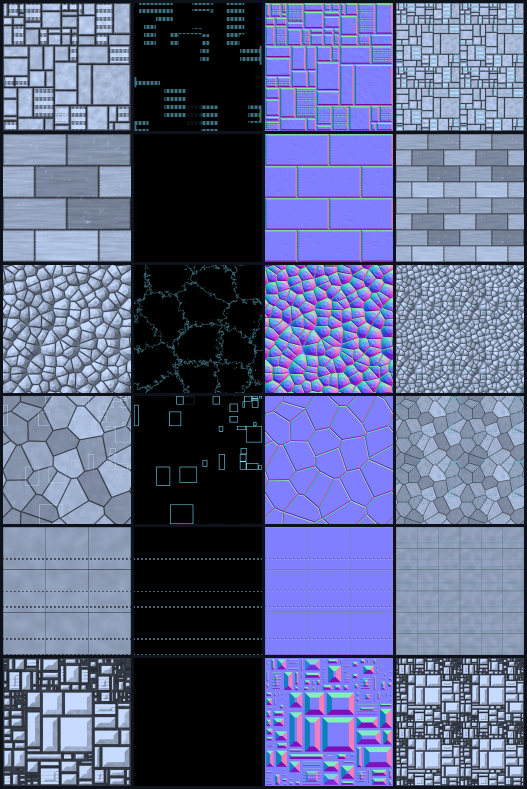
#> input picture docs/screenshots/materials/ships.png, 1054 x 1578 px, given in place of hull_technological_albedo.png, which was not available (shown at 1/2 size)
$ python postprocess.py
#> lines starting #> are read from the running program, lines starting #| are printed output that depends on the picture; pictures that were not available may be replaced by others from this repository, and a replacement may not be noted
#!/usr/bin/env python3
"""Pack Material Maker's renders of the hull graphs into the textures ShipKit maps onto ships.

For each graph `hull_<name>` in the raw folder (Material Maker's Godot 4 Standard export:
_albedo, _normal, _orm, and _emission when wired) it writes, at SIZE px:

  public/textures/ships/<name>.png    R shade: albedo luminance with the ambient occlusion and the
                                      relief baked in under a fixed key light from the upper left
                                      (ShipKit tints it with the design's colour; its mean is 0.7),
                                      G ambient occlusion, B emission mask, A roughness

Downsampling wraps (the maps tile), so the layer still tiles. It also writes the manifest
(public/textures/ships/manifest.json: sizes, bytes, sha256, the Material Maker revision) and the
contact sheet docs/screenshots/materials/ships.png. Look at the sheet before calling it done.

    python3 tools/materials/postprocess.py /tmp/mm-ships
"""
import hashlib
import json
import os
import sys

from PIL import Image

HERE = os.path.dirname(os.path.abspath(__file__))
ROOT = os.path.normpath(os.path.join(HERE, "..", ".."))
OUT = os.path.join(ROOT, "public", "textures", "ships")
SHEET = os.path.join(ROOT, "docs", "screenshots", "materials", "ships.png")
SIZE = 256
NAMES = ["technological", "utilitarian", "organic", "geometric", "classic", "industrial", "machinery"]


# [24 lines left out: functions wrapped_resize, bake_relief, not called in this run]


def luminance(im):
    return im.convert("RGB").convert("L")


def main(raw):
#> called with raw = '/tmp/mm-ships'
    os.makedirs(OUT, exist_ok=True)
    manifest = {"generator": "tools/materials/postprocess.py", "size": SIZE, "source": source_note(raw), "files": {}}
    tiles = []
    for name in NAMES:
        base = os.path.join(raw, f"hull_{name}")
        albedo = luminance(Image.open(base + "_albedo.png"))
#> in luminance, `return im.convert("RGB").convert("L")`:
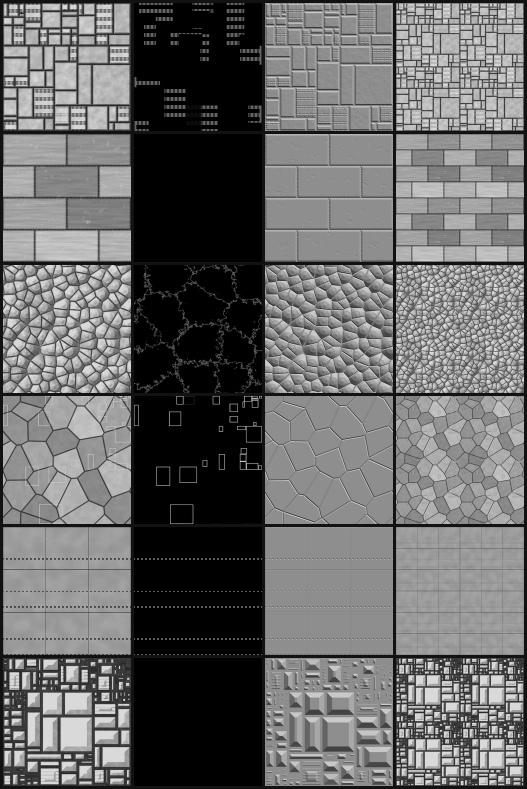
#> returned value: PIL image 1054x1578 L (shown at 1/2 size); min 0, max 229, mean 104.9
        orm = Image.open(base + "_orm.png").convert("RGB")
#> orm is the input picture: PIL image 1054x1578 RGB; mean R, G, B 95.2, 102.9, 140.2
        ao, rough, _metal = orm.split()
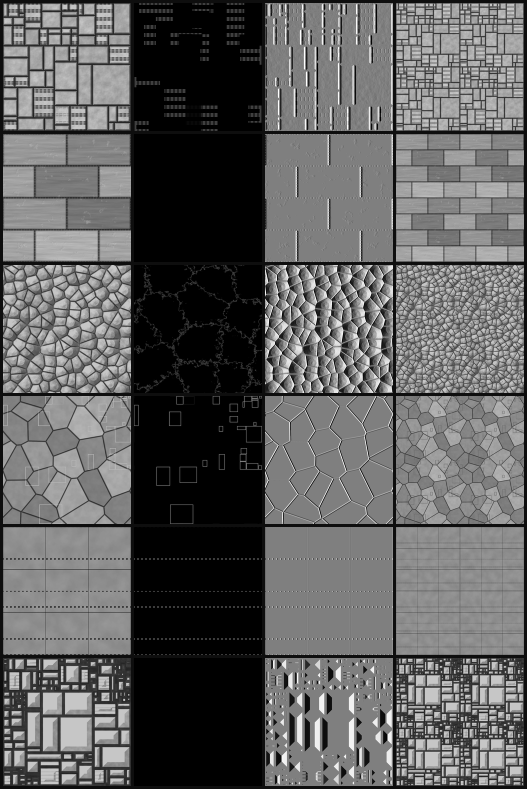
#> ao: PIL image 1054x1578 L (shown at 1/2 size); min 0, max 255, mean 95.2
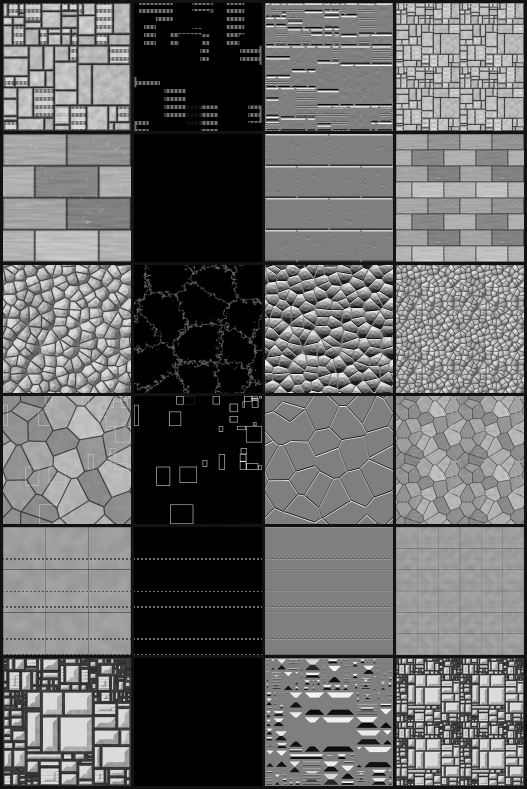
#> rough: PIL image 1054x1578 L (shown at 1/2 size); min 0, max 255, mean 102.9
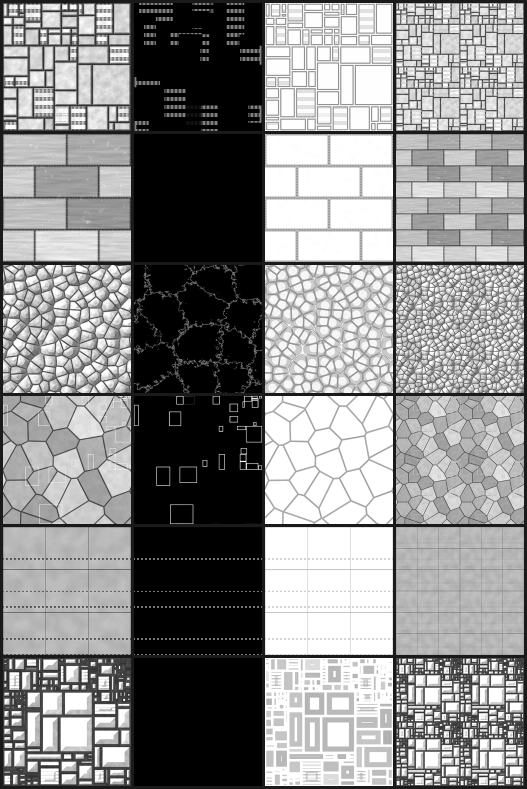
#> _metal: PIL image 1054x1578 L (shown at 1/2 size); min 0, max 255, mean 140.2
        em_path = base + "_emission.png"
        emission = luminance(Image.open(em_path)) if os.path.exists(em_path) else Image.new("L", albedo.size, 0)
#> emission: PIL image 1054x1578 L; every value is 0
#> (the run stopped early here; a loop or call above may not have finished)
